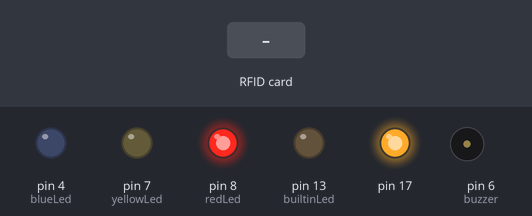
Simulated run of this sketch. Board: Arduino Leonardo, built with avr-gcc and run on an emulated ATmega32U4. Parts: output pins drawn as LEDs (lit = HIGH), buzzer (waves = sounding). Inputs (shaded band) come from the test bench. USB keyboard and mouse output is not drawn.

Above: at 4.3 s.
4.4 s: RFID card 5E 7A 19 C4 held to the reader
At 4.5 s:
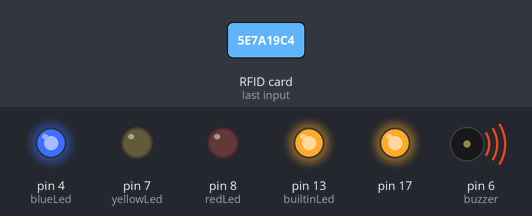
At 5.3 s:
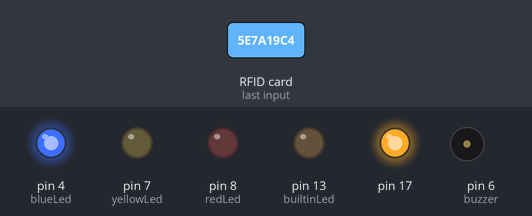
Timing chart, 0 to 7.4 s (numbered marks = the images above; inputs shaded):
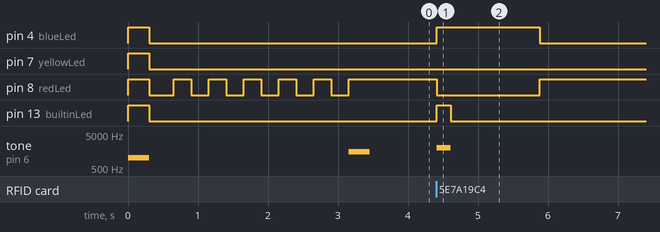

Measured:
- after the input at 4.4 s, pin 4 (blueLed): LOW → HIGH at once, → LOW 1.5 s later; pin 8 (redLed): HIGH → LOW at once, → HIGH 1.5 s later; pin 13 (builtinLed): LOW → HIGH at once, → LOW 0.20 s later; tone on pin 6 (buzzer): silent → 2000 Hz at once, → silent 0.20 s later

The sketch:

index.ino
```cpp
#include <SPI.h>
#include <MFRC522.h>
#include <Keyboard.h>

// === RDM6300 (125 кГц) - используем аппаратный Serial1 ===
#define RDM6300 Serial1

// === RC522 (13.56 МГц) ===
#define RST_PIN 9
#define SS_PIN 10
MFRC522 mfrc522(SS_PIN, RST_PIN);

// Светодиоды
const int redLed = 8;
const int yellowLed = 7;
const int blueLed = 4;
const int builtinLed = LED_BUILTIN;
const int buzzer = 6;

String lastTagId = "";
unsigned long lastReadTime = 0;
const unsigned long debounceTime = 2000;

// Функция преобразования HEX строки в DEC число
unsigned long hexToDec(String hexString) {
  unsigned long decimalValue = 0;
  for (int i = 0; i < hexString.length(); i++) {
    char c = hexString.charAt(i);
    decimalValue = decimalValue * 16;
    if (c >= '0' && c <= '9') {
      decimalValue += (c - '0');
    } else if (c >= 'A' && c <= 'F') {
      decimalValue += (c - 'A' + 10);
    } else if (c >= 'a' && c <= 'f') {
      decimalValue += (c - 'a' + 10);
    }
  }
  return decimalValue;
}

// Функция отправки символа
void sendChar(char c) {
  if (c >= 'A' && c <= 'Z') {
    Keyboard.press(KEY_LEFT_SHIFT);
    Keyboard.write(c);
    Keyboard.release(KEY_LEFT_SHIFT);
  }
  else if (c >= '0' && c <= '9') {
    Keyboard.write(c);
  }
  delay(5);
}

void sendString(String str) {
  for (int i = 0; i < str.length(); i++) {
    sendChar(str[i]);
  }
}

// Функция обработки RDM6300 (125 кГц)
bool processRDM6300() {
  if (RDM6300.available() > 0) {
    if (RDM6300.peek() == 2) {
      delay(20);

      if (RDM6300.available() >= 14) {
        RDM6300.read();

        String hexId = "";
        for (int i = 0; i < 10; i++) {
          if (RDM6300.available()) {
            char c = RDM6300.read();
            if (c >= 'a' && c <= 'f') {
              c = c - 32;
            }
            hexId += c;
          }
        }

        RDM6300.read();
        RDM6300.read();
        byte stopByte = RDM6300.read();

        if (stopByte == 3 && hexId.length() == 10) {
          if (hexId != lastTagId || (millis() - lastReadTime) > debounceTime) {

            // Преобразуем HEX в DEC
            unsigned long decId = hexToDec(hexId);

            // Сигнал для 125 кГц
            digitalWrite(redLed, LOW);
            digitalWrite(yellowLed, HIGH);

            for (int i = 0; i < 2; i++) {
              digitalWrite(builtinLed, HIGH);
              tone(buzzer, 2000, 100);
              delay(120);
              digitalWrite(builtinLed, LOW);
              delay(120);
            }

            // Отправляем десятичный ID
            sendString(String(decId));
            Keyboard.write(KEY_RETURN);

            delay(800);

            digitalWrite(yellowLed, LOW);
            digitalWrite(redLed, HIGH);

            lastTagId = hexId;
            lastReadTime = millis();

            return true;
          }
        } else {
          while (RDM6300.available() > 0) {
            RDM6300.read();
          }
        }
      }
    } else {
      RDM6300.read();
    }
  }
  return false;
}

// Функция обработки RC522 (13.56 МГц)
bool processRC522() {
  if (mfrc522.PICC_IsNewCardPresent()) {
    if (mfrc522.PICC_ReadCardSerial()) {

      String hexId = "";
      for (byte i = 0; i < mfrc522.uid.size; i++) {
        if (mfrc522.uid.uidByte[i] < 0x10) {
          hexId += "0";
        }
        hexId += String(mfrc522.uid.uidByte[i], HEX);
      }
      hexId.toUpperCase();

      if (hexId != lastTagId || (millis() - lastReadTime) > debounceTime) {

        // Преобразуем HEX в DEC
        unsigned long decId = hexToDec(hexId);

        digitalWrite(redLed, LOW);
        digitalWrite(blueLed, HIGH);
        digitalWrite(builtinLed, HIGH);
        tone(buzzer, 2000, 200);
        delay(200);
        digitalWrite(builtinLed, LOW);
        delay(400);

        // Отправляем десятичный ID
        sendString(String(decId));
        Keyboard.write(KEY_RETURN);

        delay(800);

        digitalWrite(blueLed, LOW);
        digitalWrite(redLed, HIGH);

        lastTagId = hexId;
        lastReadTime = millis();

        return true;
      }

      mfrc522.PICC_HaltA();
    }
  }
  return false;
}

void setup() {
  pinMode(redLed, OUTPUT);
  pinMode(yellowLed, OUTPUT);
  pinMode(blueLed, OUTPUT);
  pinMode(builtinLed, OUTPUT);
  pinMode(buzzer, OUTPUT);

  // Тест светодиодов
  digitalWrite(redLed, HIGH);
  digitalWrite(yellowLed, HIGH);
  digitalWrite(blueLed, HIGH);
  digitalWrite(builtinLed, HIGH);
  tone(buzzer, 1000, 300);
  delay(300);

  digitalWrite(redLed, LOW);
  digitalWrite(yellowLed, LOW);
  digitalWrite(blueLed, LOW);
  digitalWrite(builtinLed, LOW);
  delay(300);

  // Инициализация модулей
  RDM6300.begin(9600);
  SPI.begin();
  mfrc522.PCD_Init();
  Keyboard.begin();

  // Обратный отсчет
  for (int i = 0; i < 5; i++) {
    digitalWrite(redLed, HIGH);
    delay(250);
    digitalWrite(redLed, LOW);
    delay(250);
  }

  digitalWrite(redLed, HIGH);
  tone(buzzer, 1500, 300);
}

void loop() {
  bool cardRead = processRDM6300();

  if (!cardRead) {
    processRC522();
  }
}
```
